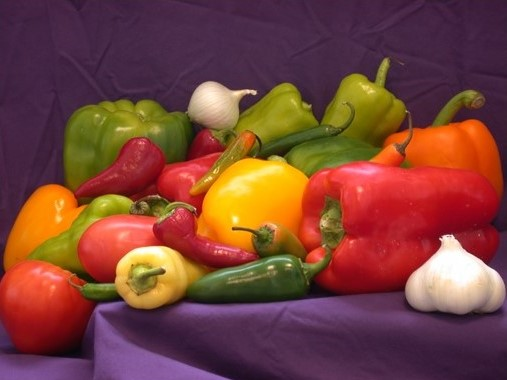
#> input picture wp.jpg, 507 x 380 px, found by its file name
$ python 'Analisis Tekstur dengan Local Binary Pattern (LBP).py'
#> lines starting #> are read from the running program, lines starting #| are printed output that depends on the picture
import cv2
import numpy as np
from skimage.feature import local_binary_pattern

# Baca citra dalam grayscale
image = cv2.imread('wp.jpg', cv2.IMREAD_GRAYSCALE)
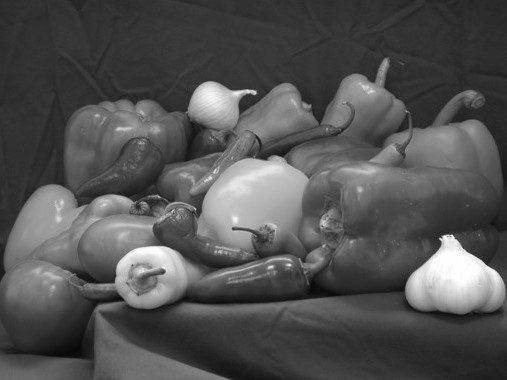
#> image: shape (380, 507); min 7, max 255, mean 82.2

# Terapkan Local Binary Pattern (LBP)
radius = 1
n_points = 8 * radius
lbp = local_binary_pattern(image, n_points, radius, method='uniform')
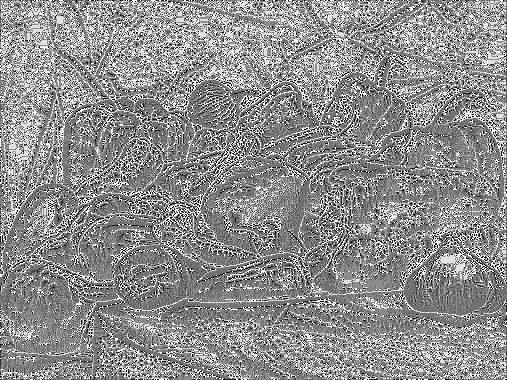
#> lbp: shape (380, 507) float64; min 0, max 9, mean 5.01; drawn with min black and max white

# Tampilkan hasil LBP
cv2.imshow('Local Binary Pattern', lbp.astype(np.uint8))
cv2.waitKey(0)
cv2.destroyAllWindows()

$ run again, with dh.jpg copied over wp.jpg
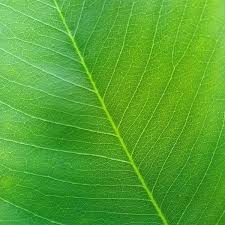
#> input picture dh.jpg, 225 x 225 px, found by its file name
#> `image = cv2.imread('wp.jpg', cv2.IMREAD_GRAYSCALE)`:
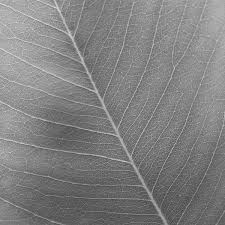
#> image: shape (225, 225); min 50, max 222, mean 128.4
#> `lbp = local_binary_pattern(image, n_points, radius, method='uniform')`:
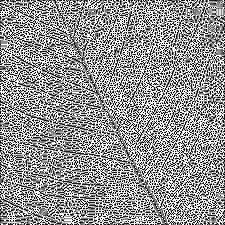
#> lbp: shape (225, 225) float64; min 0, max 9, mean 5.18; drawn with min black and max white

$ run again, with hh.jpg copied over wp.jpg
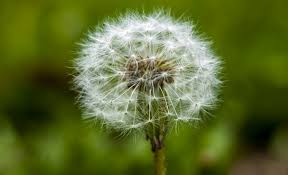
#> input picture hh.jpg, 288 x 175 px, found by its file name
#> `image = cv2.imread('wp.jpg', cv2.IMREAD_GRAYSCALE)`:
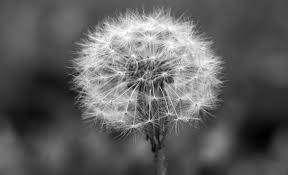
#> image: shape (175, 288); min 0, max 255, mean 95.5
#> `lbp = local_binary_pattern(image, n_points, radius, method='uniform')`:
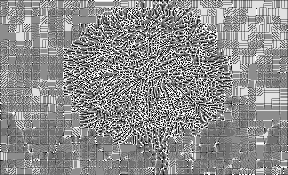
#> lbp: shape (175, 288) float64; min 0, max 9, mean 5; drawn with min black and max white
